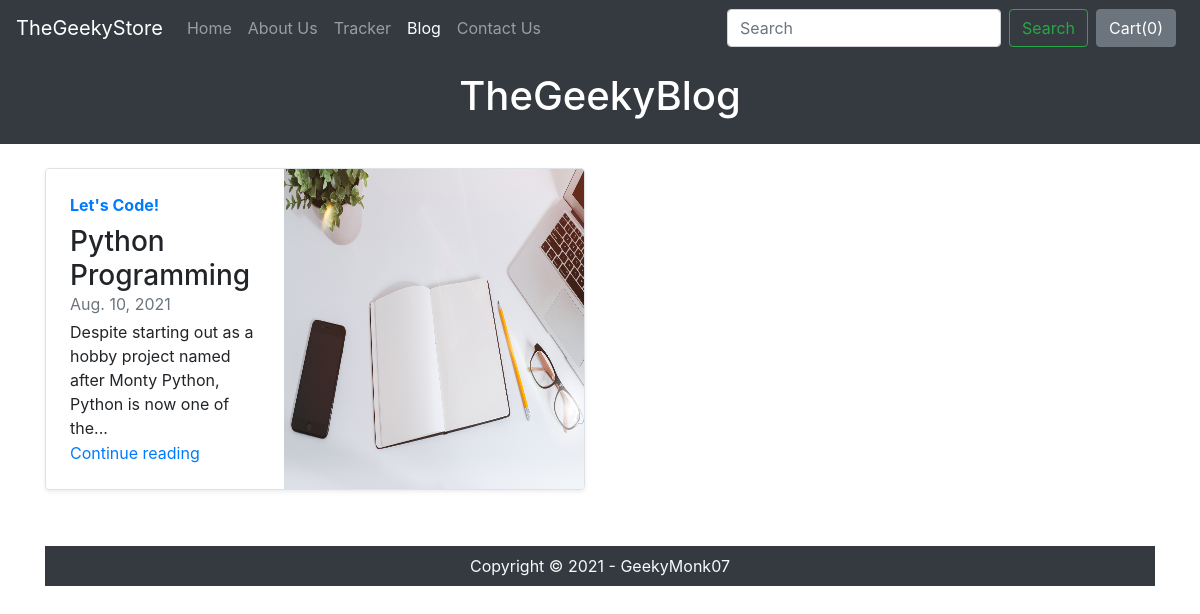
Screenshot of /blog/ with the database file from the repository.
### blog/models.py (models this page shows, shortened)
class Blogpost(models.Model):
    post_id = models.AutoField(primary_key= True)
    title = models.CharField(max_length=50)
    head0 = models.CharField(max_length=500, default="")
    chead0 = models.CharField(max_length=5000, default="")
    head1 = models.CharField(max_length=500, default="")
    chead1 = models.CharField(max_length=5000, default="")
    head2 = models.CharField(max_length=500, default="")
    chead2 = models.CharField(max_length=5000, default="")
    pub_date = models.DateField()
    thumbnail = models.ImageField(upload_to='blog/images', default="")

### blog/views.py (the view)
# urls.py: path('', views.index, name="BlogHome"),
def index(request):
    myposts = Blogpost.objects.all()
    return render(request, 'blog/index.html', {'myposts':myposts})

### blog/templates/blog/index.html (shortened to what this page needs)
{% extends 'blog/base.html' %}
{% block body %}
<div class="container">
<div class="row my-2">
    {% for item in myposts %}
        <div class="col-md-6">
            <div
                class="row no-gutters border rounded overflow-hidden flex-md-row mb-4 shadow-sm h-md-250 position-relative">
                <div class="col p-4 d-flex flex-column position-static">
                    <strong class="d-inline-block mb-2 text-primary">{{item.title}}</strong>
                    <h3 class="mb-0">{{item.head0}}</h3>
                    <div class="mb-1 text-muted">{{item.pub_date}}</div>
                    <p class="card-text mb-auto">{{item.chead0|slice:'0:90'}}...</p>
                    <a href="blogpost/{{item.post_id}}" class="stretched-link">Continue reading</a>
                </div>
                <div class="col-auto d-none d-lg-block">
                    <img src="/media/{{item.thumbnail}}" class="bd-placeholder-img" width="300" height="320"
                        aria-label="Placeholder: Thumbnail"/>
                </div>
            </div>
        </div>
    {% endfor %}
</div>
{% endblock %}

### rows the page displays
Blogpost: title "Let's Code!", head0 "Python Programming", pub_date "Aug. 10, 2021", chead0 "Despite starting out as a hobby project named after Monty Python, Python is now one of the", thumbnail (picture)
